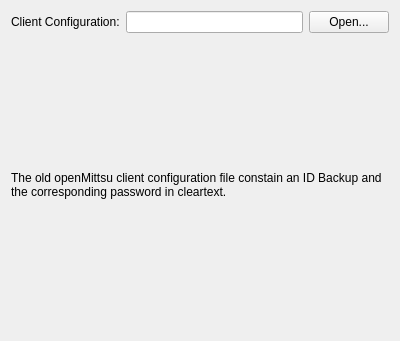
<?xml version="1.0" encoding="UTF-8"?>
<ui version="4.0">
 <class>LoadBackupWizardPageLegacyClientConfigurationData</class>
 <widget class="QWizardPage" name="LoadBackupWizardPageLegacyClientConfigurationData">
  <property name="geometry">
   <rect>
    <x>0</x>
    <y>0</y>
    <width>400</width>
    <height>341</height>
   </rect>
  </property>
  <property name="windowTitle">
   <string>WizardPage</string>
  </property>
  <layout class="QGridLayout" name="gridLayout">
   <item row="0" column="0">
    <widget class="QLabel" name="lblClientConfiguration">
     <property name="text">
      <string>Client Configuration:</string>
     </property>
    </widget>
   </item>
   <item row="0" column="2">
    <widget class="QPushButton" name="btnOpenFile">
     <property name="text">
      <string>Open...</string>
     </property>
    </widget>
   </item>
   <item row="0" column="1">
    <widget class="QLineEdit" name="edtClientConfigurationLocation">
     <property name="readOnly">
      <bool>true</bool>
     </property>
    </widget>
   </item>
   <item row="1" column="0" colspan="3">
    <widget class="QLabel" name="lblHelpTextA">
     <property name="text">
      <string>The old openMittsu client configuration file constain an ID Backup and the corresponding password in cleartext.</string>
     </property>
     <property name="wordWrap">
      <bool>true</bool>
     </property>
     <property name="textInteractionFlags">
      <set>Qt::NoTextInteraction</set>
     </property>
    </widget>
   </item>
  </layout>
 </widget>
 <resources/>
 <connections/>
</ui>
